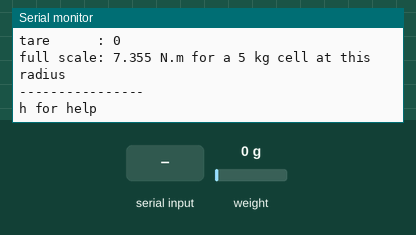
This sketch was run on a simulated Arduino Nano, built with avr-gcc and run on an emulated ATmega328P. Parts: the last lines printed to the serial monitor. The test bench sets the inputs (shaded band); at power-on: weight on the scale 0 g. EEPROM starts erased.

Above: at 4.9 s.
5.0 s: "?\n" received over Serial
At 6.2 s:
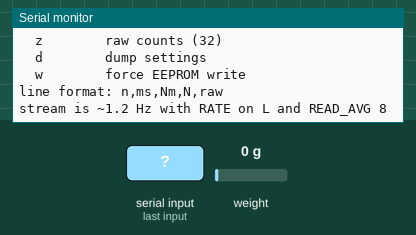
6.5 s: "w\n" received over Serial
At 7.7 s:
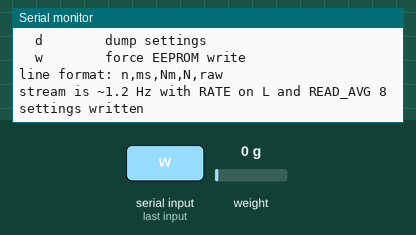
8.0 s: "f\n" received over Serial
At 9.0 s:
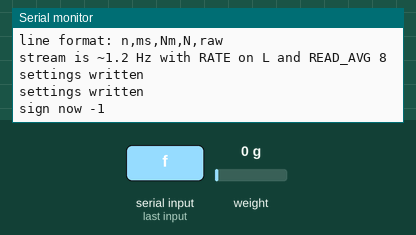
9.5 s: "c\n" received over Serial
At 10.0 s:
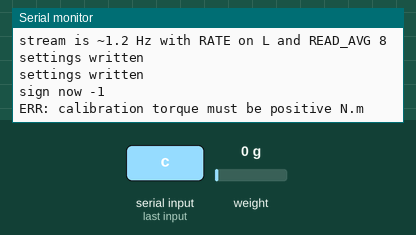
11.0 s: "90 45\n" received over Serial
At 12.2 s:
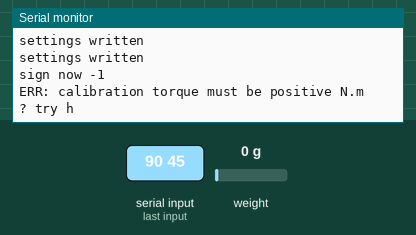
12.5 s: "r90\n" received over Serial
At 14.1 s:
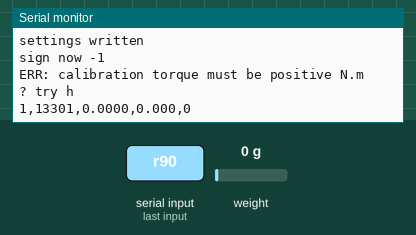

The sketch:

torque_stand.ino
```cpp
/*
  torque_stand.ino  -  reaction torque stand, standalone board

  Second Arduino Nano, second HX711, second load cell, own USB port.
  Deliberately NOT sharing the thrust stand's board: separate rigs, separate
  sketches, separate serial ports. See docs/14 for what that costs you in
  time alignment.

  HARDWARE
    Nano (ATmega328P) + Adafruit HX711 #5974 + ATO micro S-type 5 kg,
    M6 male thread both ends.

    HX711 VIN -> Nano 5V
    HX711 GND -> Nano GND
    HX711 DAT -> Nano D2
    HX711 SCK -> Nano D3
    HX711 VIO   unconnected
    RATE switch on L (10 SPS) unless you have measured H and preferred it.

    Cell red    -> E+      (excitation +)
    Cell black  -> E-      (excitation -)
    Cell green  -> A+      (signal +)
    Cell white  -> A-      (signal -)
    Cell shield -> Nano GND, at the Nano end ONLY.

  LIBRARY
    "HX711 Arduino Library" by Bogdan Necula. Not the SparkFun one, not
    the Queuetue one. The API below assumes Bogdan's.

  WHAT IT REPORTS
    Torque directly in newton metres. Calibration is done in torque units
    by hanging a known mass at a caliper-measured radius, so the arm length
    cancels out of the result and never appears in the maths. ARM_R is
    stored only so the sketch can also report the tangential force at the
    cell, which is what you want when you are checking you have not
    overloaded it.

    Reading line:   n,ms,Nm,N,raw
      n    sample counter since boot
      ms   millis() on this board
      Nm   torque, newton metres, signed
      N    tangential force at the load cell pin, newtons
      raw  tare-corrected counts, before calFactor

  SIGN
    The rotor turns one way, so torque is one-signed in service. Set the
    sign once so that running the motor reads POSITIVE, and leave it. As on
    the thrust stand, 'c' always makes the calibration direction positive,
    so if you calibrate by pulling the arm the wrong way you must follow
    with 'f'. Check 'd' before every run.

  WHAT IS NOT STORED
    Tare. setup() re-tares on every boot, and opening the serial port
    resets the board, so never start with the loom dressed differently
    from how it will be in the run, and never start with the rotor turning.

  COMMANDS
    h ?          this help
    t            tare, 32 samples
    r            one reading, 8 samples
    s            toggle streaming
    c <N.m>      calibrate against a known applied torque, 32 samples
    a <mm>       set arm radius, axis to cell pin, for the force column
    f            flip sign, writes EEPROM
    z            raw counts, 32 samples, no tare or scaling
    d            dump settings
    w            force EEPROM write
*/

#include <EEPROM.h>
#include "HX711.h"

// ------------------------------------------------------------------ pins --
const uint8_t PIN_DOUT = 2;
const uint8_t PIN_SCK  = 3;

// --------------------------------------------------------------- sampling --
const uint8_t  READ_AVG  = 8;    // conversions per reported value
const uint8_t  TARE_AVG  = 32;
const uint8_t  CAL_AVG   = 32;
const uint16_t STREAM_MS = 100;  // requested; RATE=L makes the real rate ~1.2 Hz
const uint16_t READY_TIMEOUT_MS = 600;  // per conversion; RATE=L is 100 ms, H is 12.5 ms

// ----------------------------------------------------------------- eeprom --
const int EE_MAGIC = 0;   // uint16
const int EE_CAL   = 2;   // float
const int EE_SIGN  = 6;   // int8
const int EE_ARM   = 7;   // float
const uint16_t MAGIC = 0x7451;

// ---------------------------------------------------------------- globals --
HX711 cell;

float  calFactor = 700000.0f;  // counts per N.m, ballpark until calibrated
int8_t signFlag  = 1;
float  armR_mm   = 150.0f;     // axis to cell pin, millimetres

long          tareOffset = 0;
bool          streaming  = false;
unsigned long lastStream = 0;
unsigned long sampleN    = 0;

char    lineBuf[24];
uint8_t lineLen = 0;

// ---------------------------------------------------------------- helpers --
// Average n conversions into out. Returns false, with an ERR line, if the
// HX711 stops answering. Bogdan's read_average() calls wait_ready(), which
// spins forever when DT stays high on a broken cell lead; the stream would
// just stop with no message.
bool readRaw(uint8_t n, long &out) {
  long acc = 0;
  for (uint8_t i = 0; i < n; ++i) {
    if (!cell.wait_ready_timeout(READY_TIMEOUT_MS, 1)) {
      Serial.println(F("ERR: HX711 timeout. cell lead, DT/SCK wiring, or 5V."));
      return false;
    }
    acc += cell.read();
  }
  out = acc / n;
  return true;
}

void doTare(uint8_t n) {
  long v;
  if (!readRaw(n, v)) { Serial.println(F("ERR: tare aborted, offset unchanged")); return; }
  tareOffset = v;
  Serial.print(F("tared, offset "));
  Serial.println(tareOffset);
}

float countsToNm(long corrected) {
  return (float)signFlag * (float)corrected / calFactor;
}

void printReading(uint8_t n) {
  long v;
  if (!readRaw(n, v)) return;
  long corrected = v - tareOffset;
  float nm = countsToNm(corrected);
  float force = (armR_mm > 0.1f) ? (nm / (armR_mm / 1000.0f)) : 0.0f;

  sampleN++;
  Serial.print(sampleN);        Serial.print(',');
  Serial.print(millis());       Serial.print(',');
  Serial.print(nm, 4);          Serial.print(',');
  Serial.print(force, 3);       Serial.print(',');
  Serial.println(corrected);
}

void saveSettings() {
  EEPROM.put(EE_MAGIC, MAGIC);
  EEPROM.put(EE_CAL,   calFactor);
  EEPROM.put(EE_SIGN,  signFlag);
  EEPROM.put(EE_ARM,   armR_mm);
  Serial.println(F("settings written"));
}

void loadSettings() {
  uint16_t m = 0;
  EEPROM.get(EE_MAGIC, m);
  if (m != MAGIC) {
    Serial.println(F("no stored settings, using defaults"));
    return;
  }
  EEPROM.get(EE_CAL,  calFactor);
  EEPROM.get(EE_SIGN, signFlag);
  EEPROM.get(EE_ARM,  armR_mm);
  if (!(calFactor > 1.0f)) calFactor = 700000.0f;
  if (signFlag != 1 && signFlag != -1) signFlag = 1;
  if (!(armR_mm > 0.1f)) armR_mm = 150.0f;
}

void dumpSettings() {
  Serial.println(F("--- settings ---"));
  Serial.print(F("calFactor : ")); Serial.print(calFactor, 4);
  Serial.println(F(" counts per N.m"));
  Serial.print(F("sign      : ")); Serial.println((int)signFlag);
  Serial.print(F("armR      : ")); Serial.print(armR_mm, 2);
  Serial.println(F(" mm  (display only, not in the torque maths)"));
  Serial.print(F("tare      : ")); Serial.println(tareOffset);
  Serial.print(F("full scale: "));
  Serial.print(49.03f * (armR_mm / 1000.0f), 3);
  Serial.println(F(" N.m for a 5 kg cell at this radius"));
  Serial.println(F("----------------"));
}

void doCalibrate(float knownNm) {
  if (!(knownNm > 0.0f)) {
    Serial.println(F("ERR: calibration torque must be positive N.m"));
    return;
  }
  long v;
  if (!readRaw(CAL_AVG, v)) { Serial.println(F("ERR: calibration aborted")); return; }
  long corrected = v - tareOffset;
  long mag = corrected < 0 ? -corrected : corrected;
  if (mag < 1000L) {
    Serial.print(F("ERR: only "));
    Serial.print(mag);
    Serial.println(F(" counts of signal. Is the torque actually applied?"));
    return;
  }
  calFactor = (float)mag / knownNm;
  signFlag  = (corrected >= 0) ? 1 : -1;
  saveSettings();
  Serial.print(F("calFactor "));
  Serial.print(calFactor, 4);
  Serial.println(F(" counts per N.m"));
  Serial.println(F("NOTE: 'c' forces the CALIBRATION direction positive."));
  Serial.println(F("      If the motor drives the arm the other way, send 'f' now."));
}

void printHelp() {
  Serial.println(F("torque stand - commands"));
  Serial.println(F("  h ?      help"));
  Serial.println(F("  t        tare (32)"));
  Serial.println(F("  r        one reading (8)"));
  Serial.println(F("  s        toggle stream"));
  Serial.println(F("  c <N.m>  calibrate against a known applied torque (32)"));
  Serial.println(F("  a <mm>   set arm radius for the force column"));
  Serial.println(F("  f        flip sign (writes EEPROM)"));
  Serial.println(F("  z        raw counts (32)"));
  Serial.println(F("  d        dump settings"));
  Serial.println(F("  w        force EEPROM write"));
  Serial.println(F("line format: n,ms,Nm,N,raw"));
  Serial.println(F("stream is ~1.2 Hz with RATE on L and READ_AVG 8"));
}

// ---------------------------------------------------------------- command --
void handleLine(char *s) {
  while (*s == ' ') s++;
  char c = *s;
  if (c == 0) return;

  switch (c) {
    case 'h':
    case '?':
      printHelp();
      break;

    case 't':
      doTare(TARE_AVG);
      break;

    case 'r':
      printReading(READ_AVG);
      break;

    case 's':
      streaming = !streaming;
      if (streaming) Serial.println(F("stream on"));
      else           Serial.println(F("stream off"));
      break;

    case 'z': {
      long v;
      if (readRaw(CAL_AVG, v)) {
        Serial.print(F("raw "));
        Serial.println(v);
      }
      break;
    }

    case 'd':
      dumpSettings();
      break;

    case 'w':
      saveSettings();
      break;

    case 'f':
      signFlag = (int8_t)(-signFlag);
      saveSettings();
      Serial.print(F("sign now "));
      Serial.println((int)signFlag);
      break;

    case 'c':
      doCalibrate(atof(s + 1));
      break;

    case 'a': {
      float v = atof(s + 1);
      if (v > 0.1f) {
        armR_mm = v;
        saveSettings();
        Serial.print(F("armR "));
        Serial.print(armR_mm, 2);
        Serial.println(F(" mm"));
      } else {
        Serial.println(F("ERR: arm radius must be positive mm"));
      }
      break;
    }

    default:
      Serial.println(F("? try h"));
      break;
  }
}

void pollSerial() {
  while (Serial.available()) {
    char ch = (char)Serial.read();
    if (ch == '\r') continue;
    if (ch == '\n') {
      lineBuf[lineLen] = 0;
      handleLine(lineBuf);
      lineLen = 0;
    } else if (lineLen < sizeof(lineBuf) - 1) {
      lineBuf[lineLen++] = ch;
    }
  }
}

// ------------------------------------------------------------------ setup --
void setup() {
  Serial.begin(115200);
  cell.begin(PIN_DOUT, PIN_SCK);
  cell.set_gain(128);

  loadSettings();

  // Let the bridge settle before taring. The cell has just been powered.
  delay(500);
  doTare(TARE_AVG);

  Serial.println(F("torque stand ready"));
  dumpSettings();
  Serial.println(F("h for help"));
}

void loop() {
  pollSerial();
  if (streaming && (millis() - lastStream >= STREAM_MS)) {
    lastStream = millis();
    printReading(READ_AVG);
  }
}
```

Measured:
- after the input at 5.0 s, the serial monitor: prints a new line at once (image 1)
- after the input at 6.5 s, the serial monitor: prints a new line at once (image 2)
- after the input at 8.0 s, the serial monitor: prints a new line at once (image 3)
- after the input at 9.5 s, the serial monitor: prints a new line at once (image 4)
- after the input at 11.0 s, the serial monitor: prints a new line at once (image 5)
- after the input at 12.5 s, the serial monitor: prints a new line after 0.80 s (image 6)
